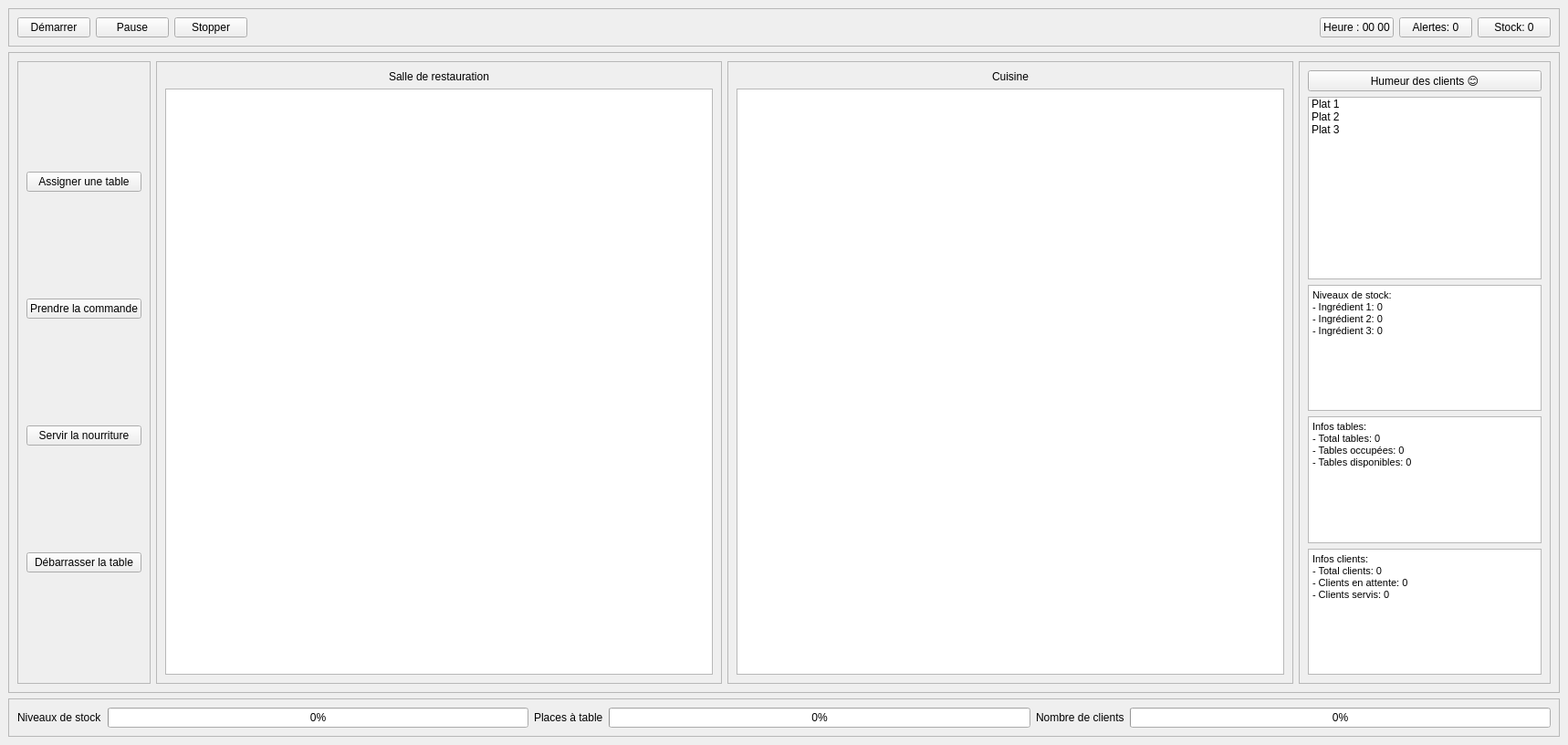
<?xml version="1.0" encoding="UTF-8"?>
<ui version="4.0">
 <class>MainWindow</class>
 <widget class="QMainWindow" name="MainWindow">
  <property name="geometry">
   <rect>
    <x>0</x>
    <y>0</y>
    <width>1718</width>
    <height>816</height>
   </rect>
  </property>
  <property name="windowTitle">
   <string>Projet</string>
  </property>
  <widget class="QWidget" name="centralwidget">
   <layout class="QVBoxLayout" name="verticalLayout">
    <item>
     <widget class="QFrame" name="headerFrame">
      <property name="frameShape">
       <enum>QFrame::Shape::StyledPanel</enum>
      </property>
      <property name="frameShadow">
       <enum>QFrame::Shadow::Raised</enum>
      </property>
      <layout class="QHBoxLayout" name="horizontalLayout">
       <item>
        <widget class="QPushButton" name="stratButton">
         <property name="text">
          <string>Démarrer</string>
         </property>
        </widget>
       </item>
       <item>
        <widget class="QPushButton" name="pauseButton">
         <property name="text">
          <string>Pause</string>
         </property>
        </widget>
       </item>
       <item>
        <widget class="QPushButton" name="stopButton">
         <property name="text">
          <string>Stopper</string>
         </property>
        </widget>
       </item>
       <item>
        <spacer name="horizontalSpacer">
         <property name="orientation">
          <enum>Qt::Orientation::Horizontal</enum>
         </property>
         <property name="sizeHint" stdset="0">
          <size>
           <width>40</width>
           <height>20</height>
          </size>
         </property>
        </spacer>
       </item>
       <item>
        <widget class="QPushButton" name="timeButton">
         <property name="text">
          <string>Heure : 00 00</string>
         </property>
        </widget>
       </item>
       <item>
        <widget class="QPushButton" name="alertButton">
         <property name="text">
          <string>Alertes: 0</string>
         </property>
        </widget>
       </item>
       <item>
        <widget class="QPushButton" name="stockButton">
         <property name="text">
          <string>Stock: 0</string>
         </property>
        </widget>
       </item>
      </layout>
     </widget>
    </item>
    <item>
     <widget class="QFrame" name="mainFrame">
      <property name="frameShape">
       <enum>QFrame::Shape::StyledPanel</enum>
      </property>
      <property name="frameShadow">
       <enum>QFrame::Shadow::Raised</enum>
      </property>
      <layout class="QHBoxLayout" name="horizontalLayout_2">
       <item>
        <widget class="QFrame" name="leftActionButtonsFrame">
         <property name="frameShape">
          <enum>QFrame::Shape::StyledPanel</enum>
         </property>
         <property name="frameShadow">
          <enum>QFrame::Shadow::Raised</enum>
         </property>
         <layout class="QVBoxLayout" name="verticalLayout_4">
          <item>
           <widget class="QPushButton" name="assignTableButton">
            <property name="text">
             <string>Assigner une table</string>
            </property>
           </widget>
          </item>
          <item>
           <widget class="QPushButton" name="takeOrderButton">
            <property name="text">
             <string>Prendre la commande</string>
            </property>
           </widget>
          </item>
          <item>
           <widget class="QPushButton" name="serveFoodButton">
            <property name="text">
             <string>Servir la nourriture</string>
            </property>
           </widget>
          </item>
          <item>
           <widget class="QPushButton" name="clearTableButton">
            <property name="text">
             <string>Débarrasser la table</string>
            </property>
           </widget>
          </item>
         </layout>
        </widget>
       </item>
       <item>
        <widget class="QFrame" name="diningAreaFrame">
         <property name="frameShape">
          <enum>QFrame::Shape::StyledPanel</enum>
         </property>
         <property name="frameShadow">
          <enum>QFrame::Shadow::Raised</enum>
         </property>
         <layout class="QVBoxLayout" name="verticalLayout_2">
          <item>
           <widget class="QLabel" name="diningAreaLabel">
            <property name="text">
             <string>Salle de restauration</string>
            </property>
            <property name="alignment">
             <set>Qt::AlignmentFlag::AlignCenter</set>
            </property>
           </widget>
          </item>
          <item>
           <widget class="QGraphicsView" name="diningAreaView">
            <property name="minimumSize">
             <size>
              <width>600</width>
              <height>600</height>
             </size>
            </property>
            <property name="styleSheet">
             <string notr="true">background-image: url(:/build/Desktop_Qt_6_8_0_MinGW_64_bit-Debug/debug/images/Salle.jpg);
image: url(:/build/Desktop_Qt_6_8_0_MinGW_64_bit-Debug/debug/images/perso6.jpg);
</string>
            </property>
           </widget>
          </item>
         </layout>
        </widget>
       </item>
       <item>
        <widget class="QFrame" name="kitchenAreaFrame">
         <property name="frameShape">
          <enum>QFrame::Shape::StyledPanel</enum>
         </property>
         <property name="frameShadow">
          <enum>QFrame::Shadow::Raised</enum>
         </property>
         <layout class="QVBoxLayout" name="verticalLayout_3">
          <item>
           <widget class="QLabel" name="kitchenAreaLabel">
            <property name="text">
             <string>Cuisine</string>
            </property>
            <property name="alignment">
             <set>Qt::AlignmentFlag::AlignCenter</set>
            </property>
           </widget>
          </item>
          <item>
           <widget class="QGraphicsView" name="kitchenAreaView">
            <property name="minimumSize">
             <size>
              <width>600</width>
              <height>600</height>
             </size>
            </property>
            <property name="styleSheet">
             <string notr="true">background-image: url(:/build/Desktop_Qt_6_8_0_MinGW_64_bit-Debug/debug/images/cuisine.jpg);</string>
            </property>
           </widget>
          </item>
         </layout>
        </widget>
       </item>
       <item>
        <widget class="QFrame" name="rightInfoFrame">
         <property name="frameShape">
          <enum>QFrame::Shape::StyledPanel</enum>
         </property>
         <property name="frameShadow">
          <enum>QFrame::Shadow::Raised</enum>
         </property>
         <layout class="QVBoxLayout" name="verticalLayout_5">
          <item>
           <widget class="QPushButton" name="customerMoodButton">
            <property name="text">
             <string>Humeur des clients 😊</string>
            </property>
           </widget>
          </item>
          <item>
           <widget class="QListWidget" name="menuListWidget">
            <property name="minimumSize">
             <size>
              <width>200</width>
              <height>200</height>
             </size>
            </property>
            <item>
             <property name="text">
              <string>Plat 1</string>
             </property>
            </item>
            <item>
             <property name="text">
              <string>Plat 2</string>
             </property>
            </item>
            <item>
             <property name="text">
              <string>Plat 3</string>
             </property>
            </item>
           </widget>
          </item>
          <item>
           <widget class="QTextBrowser" name="stockInfoTextBrowser">
            <property name="minimumSize">
             <size>
              <width>200</width>
              <height>100</height>
             </size>
            </property>
            <property name="html">
             <string>&lt;!DOCTYPE HTML PUBLIC &quot;-//W3C//DTD HTML 4.0//EN&quot; &quot;http://www.w3.org/TR/REC-html40/strict.dtd&quot;&gt;
&lt;html&gt;&lt;head&gt;&lt;meta name=&quot;qrichtext&quot; content=&quot;1&quot; /&gt;&lt;meta charset=&quot;utf-8&quot; /&gt;&lt;style type=&quot;text/css&quot;&gt;
p, li { white-space: pre-wrap; }
hr { height: 1px; border-width: 0; }
li.unchecked::marker { content: &quot;\2610&quot;; }
li.checked::marker { content: &quot;\2612&quot;; }
&lt;/style&gt;&lt;/head&gt;&lt;body style=&quot; font-family:'Segoe UI'; font-size:9pt; font-weight:400; font-style:normal;&quot;&gt;
&lt;p style=&quot; margin-top:0px; margin-bottom:0px; margin-left:0px; margin-right:0px; -qt-block-indent:0; text-indent:0px;&quot;&gt;&lt;span style=&quot; font-family:'MS Shell Dlg 2'; font-size:8.25pt;&quot;&gt;Niveaux de stock:&lt;/span&gt;&lt;/p&gt;
&lt;p style=&quot; margin-top:0px; margin-bottom:0px; margin-left:0px; margin-right:0px; -qt-block-indent:0; text-indent:0px;&quot;&gt;&lt;span style=&quot; font-family:'MS Shell Dlg 2'; font-size:8.25pt;&quot;&gt;- Ingrédient 1: 0&lt;/span&gt;&lt;/p&gt;
&lt;p style=&quot; margin-top:0px; margin-bottom:0px; margin-left:0px; margin-right:0px; -qt-block-indent:0; text-indent:0px;&quot;&gt;&lt;span style=&quot; font-family:'MS Shell Dlg 2'; font-size:8.25pt;&quot;&gt;- Ingrédient 2: 0&lt;/span&gt;&lt;/p&gt;
&lt;p style=&quot; margin-top:0px; margin-bottom:0px; margin-left:0px; margin-right:0px; -qt-block-indent:0; text-indent:0px;&quot;&gt;&lt;span style=&quot; font-family:'MS Shell Dlg 2'; font-size:8.25pt;&quot;&gt;- Ingrédient 3: 0&lt;/span&gt;&lt;/p&gt;&lt;/body&gt;&lt;/html&gt;</string>
            </property>
           </widget>
          </item>
          <item>
           <widget class="QTextBrowser" name="tableInfoTextBrowser">
            <property name="minimumSize">
             <size>
              <width>200</width>
              <height>100</height>
             </size>
            </property>
            <property name="html">
             <string>&lt;!DOCTYPE HTML PUBLIC &quot;-//W3C//DTD HTML 4.0//EN&quot; &quot;http://www.w3.org/TR/REC-html40/strict.dtd&quot;&gt;
&lt;html&gt;&lt;head&gt;&lt;meta name=&quot;qrichtext&quot; content=&quot;1&quot; /&gt;&lt;meta charset=&quot;utf-8&quot; /&gt;&lt;style type=&quot;text/css&quot;&gt;
p, li { white-space: pre-wrap; }
hr { height: 1px; border-width: 0; }
li.unchecked::marker { content: &quot;\2610&quot;; }
li.checked::marker { content: &quot;\2612&quot;; }
&lt;/style&gt;&lt;/head&gt;&lt;body style=&quot; font-family:'Segoe UI'; font-size:9pt; font-weight:400; font-style:normal;&quot;&gt;
&lt;p style=&quot; margin-top:0px; margin-bottom:0px; margin-left:0px; margin-right:0px; -qt-block-indent:0; text-indent:0px;&quot;&gt;&lt;span style=&quot; font-family:'MS Shell Dlg 2'; font-size:8.25pt;&quot;&gt;Infos tables:&lt;/span&gt;&lt;/p&gt;
&lt;p style=&quot; margin-top:0px; margin-bottom:0px; margin-left:0px; margin-right:0px; -qt-block-indent:0; text-indent:0px;&quot;&gt;&lt;span style=&quot; font-family:'MS Shell Dlg 2'; font-size:8.25pt;&quot;&gt;- Total tables: 0&lt;/span&gt;&lt;/p&gt;
&lt;p style=&quot; margin-top:0px; margin-bottom:0px; margin-left:0px; margin-right:0px; -qt-block-indent:0; text-indent:0px;&quot;&gt;&lt;span style=&quot; font-family:'MS Shell Dlg 2'; font-size:8.25pt;&quot;&gt;- Tables occupées: 0&lt;/span&gt;&lt;/p&gt;
&lt;p style=&quot; margin-top:0px; margin-bottom:0px; margin-left:0px; margin-right:0px; -qt-block-indent:0; text-indent:0px;&quot;&gt;&lt;span style=&quot; font-family:'MS Shell Dlg 2'; font-size:8.25pt;&quot;&gt;- Tables disponibles: 0&lt;/span&gt;&lt;/p&gt;&lt;/body&gt;&lt;/html&gt;</string>
            </property>
           </widget>
          </item>
          <item>
           <widget class="QTextBrowser" name="customerInfoTextBrowser">
            <property name="minimumSize">
             <size>
              <width>200</width>
              <height>100</height>
             </size>
            </property>
            <property name="html">
             <string>&lt;!DOCTYPE HTML PUBLIC &quot;-//W3C//DTD HTML 4.0//EN&quot; &quot;http://www.w3.org/TR/REC-html40/strict.dtd&quot;&gt;
&lt;html&gt;&lt;head&gt;&lt;meta name=&quot;qrichtext&quot; content=&quot;1&quot; /&gt;&lt;meta charset=&quot;utf-8&quot; /&gt;&lt;style type=&quot;text/css&quot;&gt;
p, li { white-space: pre-wrap; }
hr { height: 1px; border-width: 0; }
li.unchecked::marker { content: &quot;\2610&quot;; }
li.checked::marker { content: &quot;\2612&quot;; }
&lt;/style&gt;&lt;/head&gt;&lt;body style=&quot; font-family:'Segoe UI'; font-size:9pt; font-weight:400; font-style:normal;&quot;&gt;
&lt;p style=&quot; margin-top:0px; margin-bottom:0px; margin-left:0px; margin-right:0px; -qt-block-indent:0; text-indent:0px;&quot;&gt;&lt;span style=&quot; font-family:'MS Shell Dlg 2'; font-size:8.25pt;&quot;&gt;Infos clients:&lt;/span&gt;&lt;/p&gt;
&lt;p style=&quot; margin-top:0px; margin-bottom:0px; margin-left:0px; margin-right:0px; -qt-block-indent:0; text-indent:0px;&quot;&gt;&lt;span style=&quot; font-family:'MS Shell Dlg 2'; font-size:8.25pt;&quot;&gt;- Total clients: 0&lt;/span&gt;&lt;/p&gt;
&lt;p style=&quot; margin-top:0px; margin-bottom:0px; margin-left:0px; margin-right:0px; -qt-block-indent:0; text-indent:0px;&quot;&gt;&lt;span style=&quot; font-family:'MS Shell Dlg 2'; font-size:8.25pt;&quot;&gt;- Clients en attente: 0&lt;/span&gt;&lt;/p&gt;
&lt;p style=&quot; margin-top:0px; margin-bottom:0px; margin-left:0px; margin-right:0px; -qt-block-indent:0; text-indent:0px;&quot;&gt;&lt;span style=&quot; font-family:'MS Shell Dlg 2'; font-size:8.25pt;&quot;&gt;- Clients servis: 0&lt;/span&gt;&lt;/p&gt;&lt;/body&gt;&lt;/html&gt;</string>
            </property>
           </widget>
          </item>
         </layout>
        </widget>
       </item>
      </layout>
     </widget>
    </item>
    <item>
     <widget class="QFrame" name="dashboardFrame">
      <property name="frameShape">
       <enum>QFrame::Shape::StyledPanel</enum>
      </property>
      <property name="frameShadow">
       <enum>QFrame::Shadow::Raised</enum>
      </property>
      <layout class="QHBoxLayout" name="horizontalLayout_3">
       <item>
        <widget class="QLabel" name="stockLevelsLabel">
         <property name="text">
          <string>Niveaux de stock</string>
         </property>
        </widget>
       </item>
       <item>
        <widget class="QProgressBar" name="stockLevelsProgressBar">
         <property name="value">
          <number>0</number>
         </property>
        </widget>
       </item>
       <item>
        <widget class="QLabel" name="tableSeatsLabel">
         <property name="text">
          <string>Places à table</string>
         </property>
        </widget>
       </item>
       <item>
        <widget class="QProgressBar" name="tableSeatsProgressBar">
         <property name="value">
          <number>0</number>
         </property>
        </widget>
       </item>
       <item>
        <widget class="QLabel" name="customerNumberLabel">
         <property name="text">
          <string>Nombre de clients</string>
         </property>
        </widget>
       </item>
       <item>
        <widget class="QProgressBar" name="customerNumberProgressBar">
         <property name="value">
          <number>0</number>
         </property>
        </widget>
       </item>
      </layout>
     </widget>
    </item>
   </layout>
  </widget>
 </widget>
 <resources>
  <include location="source_externe.qrc"/>
 </resources>
 <connections/>
</ui>
